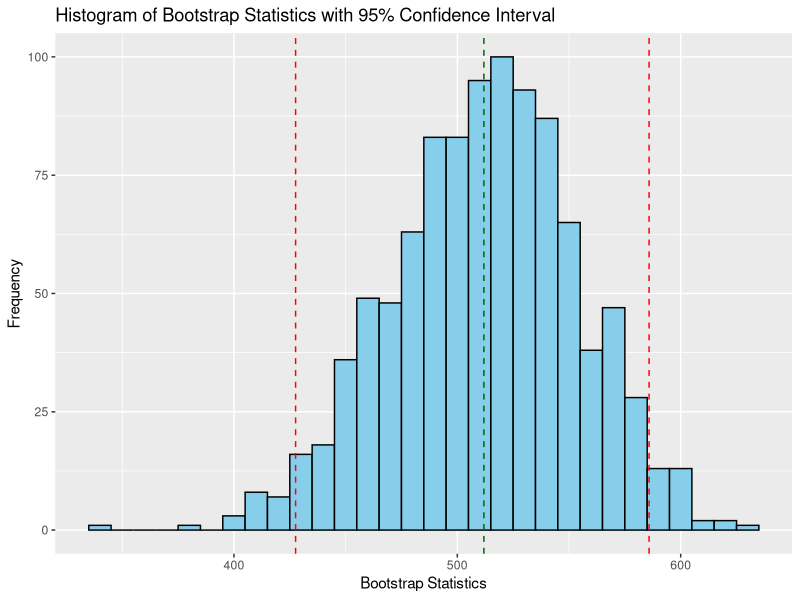
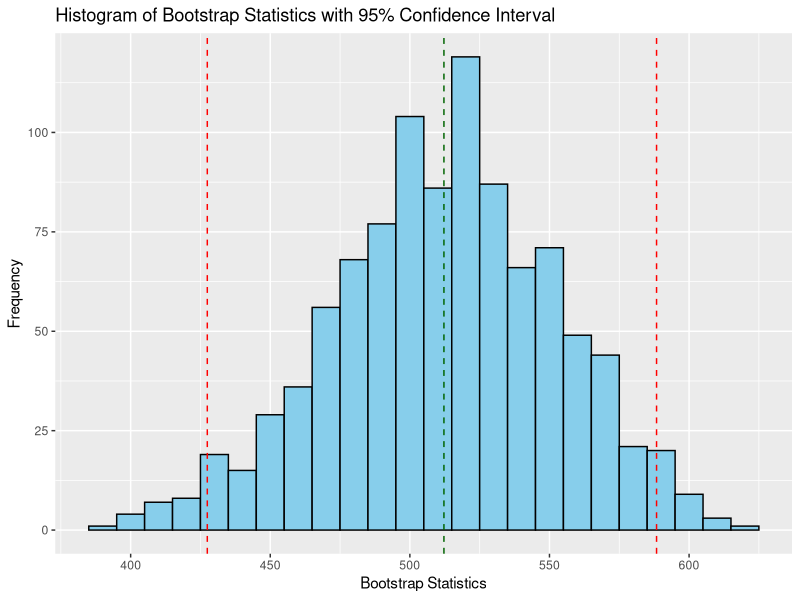

R code for these plots, in order:
## ---- chunk 1
options(width = 105)
knitr::opts_chunk$set(dev='png', dpi=300, cache=TRUE)
pdf.options(useDingbats = TRUE)
## ---- chunk 2
library("sf")
library("ggplot2")
library("readr")
library("tidyverse")
## ---- chunk 3
#import cleaned dataset:
RS_full <- read_csv("china_clean.csv")

#lets just grab the two columns we are interested in:
RS <- RS_full[, c('Study_midyear', 'Rs_annual')]
head(RS)
## ---- chunk 4
#make a function that can compute the mean difference of a dataframe column:
rs_mean <- function (data, i){
  highs_and_lows<- data[i, ] %>% group_by(Study_midyear) %>% summarize(High = max(Rs_annual), Min = min(Rs_annual))
  differences <- abs(highs_and_lows$High - highs_and_lows$Min)
  return(mean(differences))}
## ---- chunk 5
# import the bootstap package
library(boot)

one_bootstrap <- function(){
  result <- boot(data = RS, statistic = rs_mean, R = 1000)
  return (result)}
## ---- chunk 6
#get one set bootstrap statistics
boot_results <- one_bootstrap()$t

# find the mean and CI 
boot_mean <- mean(boot_results)
#we are looking at the middle 95%
boot_ci <- quantile(boot_results, c(0.025, 0.975))

# for plotting the data, we can all of the sub iterations into a DataFrame
plot_data <- data.frame(mean_statistic = boot_results)

# Plot using ggplot2
ggplot(plot_data, aes(x = mean_statistic)) +
  geom_histogram(binwidth = 10, fill = "skyblue", color = "black") +
  #Plotting the CI
  geom_vline(xintercept = boot_ci[1], color = "red", linetype = "dashed") +
  geom_vline(xintercept = boot_ci[2], color = "red", linetype = "dashed") +
  #plotting the mean
  geom_vline(xintercept = boot_mean, color = "darkgreen", linetype = "dashed") +
  labs(x = "Bootstrap Statistics", y = "Frequency") +
  ggtitle("Histogram of Bootstrap Statistics with 95% Confidence Interval")
## ---- chunk 7
#get one set bootstrap statistics
boot_results <- one_bootstrap()$t

# find the mean and CI 
boot_mean <- mean(boot_results)
#we are looking at the middle 95%
boot_ci <- quantile(boot_results, c(0.025, 0.975))

# for plotting the data, we can all of the sub iterations into a DataFrame
plot_data <- data.frame(mean_statistic = boot_results)

# Plot using ggplot2
ggplot(plot_data, aes(x = mean_statistic)) +
  geom_histogram(binwidth = 10, fill = "skyblue", color = "black") +
  #Plotting the CI
  geom_vline(xintercept = boot_ci[1], color = "red", linetype = "dashed") +
  geom_vline(xintercept = boot_ci[2], color = "red", linetype = "dashed") +
  #plotting the mean
  geom_vline(xintercept = boot_mean, color = "darkgreen", linetype = "dashed") +
  labs(x = "Bootstrap Statistics", y = "Frequency") +
  ggtitle("Histogram of Bootstrap Statistics with 95% Confidence Interval")
